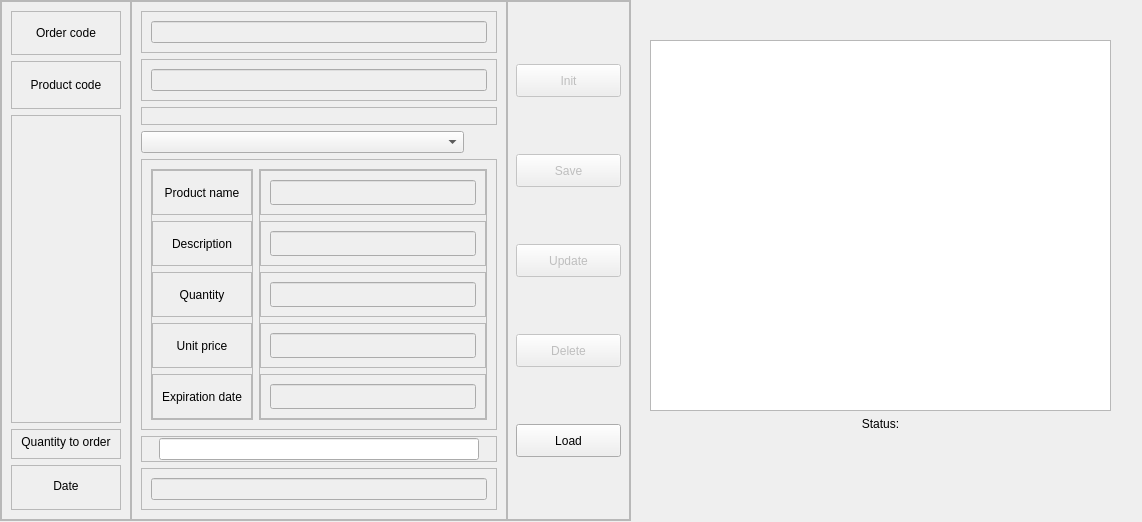
<?xml version="1.0" encoding="UTF-8"?>
<ui version="4.0">
 <class>CommandesDialog</class>
 <widget class="QDialog" name="CommandesDialog">
  <property name="geometry">
   <rect>
    <x>0</x>
    <y>0</y>
    <width>1142</width>
    <height>522</height>
   </rect>
  </property>
  <property name="windowTitle">
   <string>Dialog</string>
  </property>
  <widget class="QFrame" name="frame_9">
   <property name="geometry">
    <rect>
     <x>0</x>
     <y>0</y>
     <width>631</width>
     <height>521</height>
    </rect>
   </property>
   <property name="frameShape">
    <enum>QFrame::StyledPanel</enum>
   </property>
   <property name="frameShadow">
    <enum>QFrame::Raised</enum>
   </property>
   <layout class="QHBoxLayout" name="horizontalLayout_38">
    <property name="spacing">
     <number>0</number>
    </property>
    <property name="leftMargin">
     <number>0</number>
    </property>
    <property name="topMargin">
     <number>0</number>
    </property>
    <property name="rightMargin">
     <number>0</number>
    </property>
    <property name="bottomMargin">
     <number>0</number>
    </property>
    <item>
     <layout class="QHBoxLayout" name="horizontalLayout_37">
      <item>
       <layout class="QHBoxLayout" name="horizontalLayout_22">
        <item>
         <widget class="QFrame" name="frame_26">
          <property name="frameShape">
           <enum>QFrame::StyledPanel</enum>
          </property>
          <property name="frameShadow">
           <enum>QFrame::Raised</enum>
          </property>
          <layout class="QVBoxLayout" name="verticalLayout_8">
           <item>
            <layout class="QVBoxLayout" name="verticalLayout_10">
             <item>
              <widget class="QFrame" name="frame_27">
               <property name="maximumSize">
                <size>
                 <width>16777215</width>
                 <height>44</height>
                </size>
               </property>
               <property name="frameShape">
                <enum>QFrame::StyledPanel</enum>
               </property>
               <property name="frameShadow">
                <enum>QFrame::Raised</enum>
               </property>
               <layout class="QHBoxLayout" name="horizontalLayout_23">
                <item>
                 <widget class="QLabel" name="label_17">
                  <property name="text">
                   <string>Order code</string>
                  </property>
                  <property name="alignment">
                   <set>Qt::AlignCenter</set>
                  </property>
                 </widget>
                </item>
               </layout>
              </widget>
             </item>
             <item>
              <widget class="QFrame" name="frame_28">
               <property name="maximumSize">
                <size>
                 <width>16777215</width>
                 <height>48</height>
                </size>
               </property>
               <property name="frameShape">
                <enum>QFrame::StyledPanel</enum>
               </property>
               <property name="frameShadow">
                <enum>QFrame::Raised</enum>
               </property>
               <layout class="QHBoxLayout" name="horizontalLayout_24">
                <item>
                 <widget class="QLabel" name="label_18">
                  <property name="text">
                   <string>Product code</string>
                  </property>
                  <property name="alignment">
                   <set>Qt::AlignCenter</set>
                  </property>
                 </widget>
                </item>
               </layout>
              </widget>
             </item>
             <item>
              <widget class="QFrame" name="frame_31">
               <property name="minimumSize">
                <size>
                 <width>0</width>
                 <height>301</height>
                </size>
               </property>
               <property name="frameShape">
                <enum>QFrame::StyledPanel</enum>
               </property>
               <property name="frameShadow">
                <enum>QFrame::Raised</enum>
               </property>
               <layout class="QHBoxLayout" name="horizontalLayout_27">
                <property name="leftMargin">
                 <number>0</number>
                </property>
                <property name="topMargin">
                 <number>0</number>
                </property>
                <property name="rightMargin">
                 <number>0</number>
                </property>
                <property name="bottomMargin">
                 <number>33</number>
                </property>
               </layout>
              </widget>
             </item>
             <item>
              <widget class="QFrame" name="frame_32">
               <property name="maximumSize">
                <size>
                 <width>16777215</width>
                 <height>30</height>
                </size>
               </property>
               <property name="frameShape">
                <enum>QFrame::StyledPanel</enum>
               </property>
               <property name="frameShadow">
                <enum>QFrame::Raised</enum>
               </property>
               <layout class="QHBoxLayout" name="horizontalLayout_28">
                <property name="topMargin">
                 <number>0</number>
                </property>
                <item>
                 <widget class="QLabel" name="label_23">
                  <property name="minimumSize">
                   <size>
                    <width>0</width>
                    <height>24</height>
                   </size>
                  </property>
                  <property name="text">
                   <string>Quantity to order</string>
                  </property>
                  <property name="alignment">
                   <set>Qt::AlignCenter</set>
                  </property>
                 </widget>
                </item>
               </layout>
              </widget>
             </item>
             <item>
              <widget class="QFrame" name="frame_33">
               <property name="maximumSize">
                <size>
                 <width>16777215</width>
                 <height>45</height>
                </size>
               </property>
               <property name="frameShape">
                <enum>QFrame::StyledPanel</enum>
               </property>
               <property name="frameShadow">
                <enum>QFrame::Raised</enum>
               </property>
               <layout class="QHBoxLayout" name="horizontalLayout_29">
                <property name="topMargin">
                 <number>6</number>
                </property>
                <item>
                 <widget class="QLabel" name="label_22">
                  <property name="text">
                   <string>Date</string>
                  </property>
                  <property name="alignment">
                   <set>Qt::AlignCenter</set>
                  </property>
                 </widget>
                </item>
               </layout>
              </widget>
             </item>
            </layout>
           </item>
          </layout>
         </widget>
        </item>
        <item>
         <widget class="QFrame" name="frame_34">
          <property name="frameShape">
           <enum>QFrame::StyledPanel</enum>
          </property>
          <property name="frameShadow">
           <enum>QFrame::Raised</enum>
          </property>
          <layout class="QVBoxLayout" name="verticalLayout_12">
           <item>
            <layout class="QVBoxLayout" name="verticalLayout_13">
             <item>
              <widget class="QFrame" name="frame_35">
               <property name="frameShape">
                <enum>QFrame::StyledPanel</enum>
               </property>
               <property name="frameShadow">
                <enum>QFrame::Raised</enum>
               </property>
               <layout class="QHBoxLayout" name="horizontalLayout_30">
                <item>
                 <widget class="QLineEdit" name="line_cmd">
                  <property name="enabled">
                   <bool>false</bool>
                  </property>
                 </widget>
                </item>
               </layout>
              </widget>
             </item>
             <item>
              <widget class="QFrame" name="frame_36">
               <property name="frameShape">
                <enum>QFrame::StyledPanel</enum>
               </property>
               <property name="frameShadow">
                <enum>QFrame::Raised</enum>
               </property>
               <layout class="QHBoxLayout" name="horizontalLayout_31">
                <item>
                 <widget class="QLineEdit" name="line_prod">
                  <property name="enabled">
                   <bool>false</bool>
                  </property>
                 </widget>
                </item>
               </layout>
              </widget>
             </item>
             <item>
              <widget class="QFrame" name="frame_37">
               <property name="frameShape">
                <enum>QFrame::StyledPanel</enum>
               </property>
               <property name="frameShadow">
                <enum>QFrame::Raised</enum>
               </property>
               <layout class="QHBoxLayout" name="horizontalLayout_32">
                <property name="leftMargin">
                 <number>0</number>
                </property>
                <property name="topMargin">
                 <number>0</number>
                </property>
                <property name="rightMargin">
                 <number>0</number>
                </property>
                <property name="bottomMargin">
                 <number>0</number>
                </property>
               </layout>
              </widget>
             </item>
             <item>
              <widget class="QComboBox" name="comboBox">
               <property name="maximumSize">
                <size>
                 <width>323</width>
                 <height>506</height>
                </size>
               </property>
               <property name="sizeAdjustPolicy">
                <enum>QComboBox::AdjustToContentsOnFirstShow</enum>
               </property>
              </widget>
             </item>
             <item>
              <widget class="QFrame" name="frame_39">
               <property name="frameShape">
                <enum>QFrame::StyledPanel</enum>
               </property>
               <property name="frameShadow">
                <enum>QFrame::Raised</enum>
               </property>
               <layout class="QHBoxLayout" name="horizontalLayout_34">
                <item>
                 <layout class="QHBoxLayout" name="horizontalLayout_39">
                  <item>
                   <widget class="QFrame" name="frame_42">
                    <property name="frameShape">
                     <enum>QFrame::StyledPanel</enum>
                    </property>
                    <property name="frameShadow">
                     <enum>QFrame::Raised</enum>
                    </property>
                    <layout class="QVBoxLayout" name="verticalLayout_7">
                     <property name="leftMargin">
                      <number>0</number>
                     </property>
                     <property name="topMargin">
                      <number>0</number>
                     </property>
                     <property name="rightMargin">
                      <number>0</number>
                     </property>
                     <property name="bottomMargin">
                      <number>0</number>
                     </property>
                     <item>
                      <layout class="QVBoxLayout" name="verticalLayout_14">
                       <item>
                        <widget class="QFrame" name="frame_44">
                         <property name="frameShape">
                          <enum>QFrame::StyledPanel</enum>
                         </property>
                         <property name="frameShadow">
                          <enum>QFrame::Raised</enum>
                         </property>
                         <layout class="QHBoxLayout" name="horizontalLayout_41">
                          <item>
                           <widget class="QLabel" name="label_24">
                            <property name="text">
                             <string>Product name</string>
                            </property>
                            <property name="alignment">
                             <set>Qt::AlignCenter</set>
                            </property>
                           </widget>
                          </item>
                         </layout>
                        </widget>
                       </item>
                       <item>
                        <widget class="QFrame" name="frame_45">
                         <property name="frameShape">
                          <enum>QFrame::StyledPanel</enum>
                         </property>
                         <property name="frameShadow">
                          <enum>QFrame::Raised</enum>
                         </property>
                         <layout class="QHBoxLayout" name="horizontalLayout_42">
                          <item>
                           <widget class="QLabel" name="label_25">
                            <property name="text">
                             <string>Description</string>
                            </property>
                            <property name="alignment">
                             <set>Qt::AlignCenter</set>
                            </property>
                           </widget>
                          </item>
                         </layout>
                        </widget>
                       </item>
                       <item>
                        <widget class="QFrame" name="frame_46">
                         <property name="frameShape">
                          <enum>QFrame::StyledPanel</enum>
                         </property>
                         <property name="frameShadow">
                          <enum>QFrame::Raised</enum>
                         </property>
                         <layout class="QHBoxLayout" name="horizontalLayout_43">
                          <item>
                           <widget class="QLabel" name="label_26">
                            <property name="text">
                             <string>Quantity</string>
                            </property>
                            <property name="alignment">
                             <set>Qt::AlignCenter</set>
                            </property>
                           </widget>
                          </item>
                         </layout>
                        </widget>
                       </item>
                       <item>
                        <widget class="QFrame" name="frame_47">
                         <property name="frameShape">
                          <enum>QFrame::StyledPanel</enum>
                         </property>
                         <property name="frameShadow">
                          <enum>QFrame::Raised</enum>
                         </property>
                         <layout class="QHBoxLayout" name="horizontalLayout_44">
                          <item>
                           <widget class="QLabel" name="label_27">
                            <property name="text">
                             <string>Unit price</string>
                            </property>
                            <property name="alignment">
                             <set>Qt::AlignCenter</set>
                            </property>
                           </widget>
                          </item>
                         </layout>
                        </widget>
                       </item>
                       <item>
                        <widget class="QFrame" name="frame_48">
                         <property name="frameShape">
                          <enum>QFrame::StyledPanel</enum>
                         </property>
                         <property name="frameShadow">
                          <enum>QFrame::Raised</enum>
                         </property>
                         <layout class="QHBoxLayout" name="horizontalLayout_45">
                          <item>
                           <widget class="QLabel" name="label_28">
                            <property name="text">
                             <string>Expiration date</string>
                            </property>
                            <property name="alignment">
                             <set>Qt::AlignCenter</set>
                            </property>
                           </widget>
                          </item>
                         </layout>
                        </widget>
                       </item>
                      </layout>
                     </item>
                    </layout>
                   </widget>
                  </item>
                  <item>
                   <widget class="QFrame" name="frame_50">
                    <property name="frameShape">
                     <enum>QFrame::StyledPanel</enum>
                    </property>
                    <property name="frameShadow">
                     <enum>QFrame::Raised</enum>
                    </property>
                    <layout class="QVBoxLayout" name="verticalLayout_15">
                     <property name="leftMargin">
                      <number>0</number>
                     </property>
                     <property name="topMargin">
                      <number>0</number>
                     </property>
                     <property name="rightMargin">
                      <number>0</number>
                     </property>
                     <property name="bottomMargin">
                      <number>0</number>
                     </property>
                     <item>
                      <layout class="QVBoxLayout" name="verticalLayout_16">
                       <item>
                        <widget class="QFrame" name="frame_51">
                         <property name="frameShape">
                          <enum>QFrame::StyledPanel</enum>
                         </property>
                         <property name="frameShadow">
                          <enum>QFrame::Raised</enum>
                         </property>
                         <layout class="QHBoxLayout" name="horizontalLayout_47">
                          <item>
                           <widget class="QLineEdit" name="line_prod_4">
                            <property name="enabled">
                             <bool>false</bool>
                            </property>
                            <property name="minimumSize">
                             <size>
                              <width>0</width>
                              <height>25</height>
                             </size>
                            </property>
                           </widget>
                          </item>
                         </layout>
                        </widget>
                       </item>
                       <item>
                        <widget class="QFrame" name="frame_52">
                         <property name="frameShape">
                          <enum>QFrame::StyledPanel</enum>
                         </property>
                         <property name="frameShadow">
                          <enum>QFrame::Raised</enum>
                         </property>
                         <layout class="QHBoxLayout" name="horizontalLayout_48">
                          <item>
                           <widget class="QLineEdit" name="lineEdit_3">
                            <property name="enabled">
                             <bool>false</bool>
                            </property>
                            <property name="minimumSize">
                             <size>
                              <width>0</width>
                              <height>25</height>
                             </size>
                            </property>
                           </widget>
                          </item>
                         </layout>
                        </widget>
                       </item>
                       <item>
                        <widget class="QFrame" name="frame_53">
                         <property name="frameShape">
                          <enum>QFrame::StyledPanel</enum>
                         </property>
                         <property name="frameShadow">
                          <enum>QFrame::Raised</enum>
                         </property>
                         <layout class="QHBoxLayout" name="horizontalLayout_49">
                          <item>
                           <widget class="QLineEdit" name="lineEdit_4">
                            <property name="enabled">
                             <bool>false</bool>
                            </property>
                            <property name="minimumSize">
                             <size>
                              <width>0</width>
                              <height>25</height>
                             </size>
                            </property>
                           </widget>
                          </item>
                         </layout>
                        </widget>
                       </item>
                       <item>
                        <widget class="QFrame" name="frame_54">
                         <property name="frameShape">
                          <enum>QFrame::StyledPanel</enum>
                         </property>
                         <property name="frameShadow">
                          <enum>QFrame::Raised</enum>
                         </property>
                         <layout class="QHBoxLayout" name="horizontalLayout_50">
                          <item>
                           <widget class="QLineEdit" name="lineEdit_5">
                            <property name="enabled">
                             <bool>false</bool>
                            </property>
                            <property name="minimumSize">
                             <size>
                              <width>0</width>
                              <height>25</height>
                             </size>
                            </property>
                           </widget>
                          </item>
                         </layout>
                        </widget>
                       </item>
                       <item>
                        <widget class="QFrame" name="frame_55">
                         <property name="frameShape">
                          <enum>QFrame::StyledPanel</enum>
                         </property>
                         <property name="frameShadow">
                          <enum>QFrame::Raised</enum>
                         </property>
                         <layout class="QHBoxLayout" name="horizontalLayout_51">
                          <item>
                           <widget class="QLineEdit" name="lineEdit_6">
                            <property name="enabled">
                             <bool>false</bool>
                            </property>
                            <property name="minimumSize">
                             <size>
                              <width>0</width>
                              <height>25</height>
                             </size>
                            </property>
                           </widget>
                          </item>
                         </layout>
                        </widget>
                       </item>
                      </layout>
                     </item>
                    </layout>
                   </widget>
                  </item>
                 </layout>
                </item>
               </layout>
              </widget>
             </item>
             <item>
              <widget class="QFrame" name="frame_40">
               <property name="minimumSize">
                <size>
                 <width>0</width>
                 <height>25</height>
                </size>
               </property>
               <property name="frameShape">
                <enum>QFrame::StyledPanel</enum>
               </property>
               <property name="frameShadow">
                <enum>QFrame::Raised</enum>
               </property>
               <layout class="QHBoxLayout" name="horizontalLayout_35">
                <property name="leftMargin">
                 <number>2</number>
                </property>
                <property name="topMargin">
                 <number>1</number>
                </property>
                <property name="rightMargin">
                 <number>2</number>
                </property>
                <property name="bottomMargin">
                 <number>1</number>
                </property>
                <item>
                 <widget class="QLineEdit" name="line_qtte">
                  <property name="maximumSize">
                   <size>
                    <width>320</width>
                    <height>200</height>
                   </size>
                  </property>
                  <property name="alignment">
                   <set>Qt::AlignLeading|Qt::AlignLeft|Qt::AlignVCenter</set>
                  </property>
                 </widget>
                </item>
               </layout>
              </widget>
             </item>
             <item>
              <widget class="QFrame" name="frame_41">
               <property name="frameShape">
                <enum>QFrame::StyledPanel</enum>
               </property>
               <property name="frameShadow">
                <enum>QFrame::Raised</enum>
               </property>
               <layout class="QHBoxLayout" name="horizontalLayout_36">
                <item>
                 <widget class="QLineEdit" name="line_date">
                  <property name="enabled">
                   <bool>false</bool>
                  </property>
                 </widget>
                </item>
               </layout>
              </widget>
             </item>
            </layout>
           </item>
          </layout>
         </widget>
        </item>
       </layout>
      </item>
      <item>
       <widget class="QFrame" name="frame">
        <property name="minimumSize">
         <size>
          <width>100</width>
          <height>0</height>
         </size>
        </property>
        <property name="frameShape">
         <enum>QFrame::StyledPanel</enum>
        </property>
        <property name="frameShadow">
         <enum>QFrame::Raised</enum>
        </property>
        <layout class="QHBoxLayout" name="horizontalLayout_25">
         <property name="leftMargin">
          <number>8</number>
         </property>
         <property name="topMargin">
          <number>11</number>
         </property>
         <property name="rightMargin">
          <number>8</number>
         </property>
         <property name="bottomMargin">
          <number>11</number>
         </property>
         <item>
          <layout class="QVBoxLayout" name="verticalLayout_3">
           <item>
            <widget class="QPushButton" name="Init_button">
             <property name="enabled">
              <bool>false</bool>
             </property>
             <property name="minimumSize">
              <size>
               <width>105</width>
               <height>33</height>
              </size>
             </property>
             <property name="text">
              <string>Init</string>
             </property>
             <property name="icon">
              <iconset resource="Icons.qrc">
               <normaloff>:/new/Icons/Icons/menu.svg</normaloff>:/new/Icons/Icons/menu.svg</iconset>
             </property>
            </widget>
           </item>
           <item>
            <widget class="QPushButton" name="Save_button">
             <property name="enabled">
              <bool>false</bool>
             </property>
             <property name="minimumSize">
              <size>
               <width>105</width>
               <height>33</height>
              </size>
             </property>
             <property name="text">
              <string>Save</string>
             </property>
             <property name="icon">
              <iconset resource="Icons.qrc">
               <normaloff>:/new/Icons/Icons/save.svg</normaloff>:/new/Icons/Icons/save.svg</iconset>
             </property>
            </widget>
           </item>
           <item>
            <widget class="QPushButton" name="Update_button">
             <property name="enabled">
              <bool>false</bool>
             </property>
             <property name="minimumSize">
              <size>
               <width>105</width>
               <height>33</height>
              </size>
             </property>
             <property name="text">
              <string>Update</string>
             </property>
             <property name="icon">
              <iconset resource="Icons.qrc">
               <normaloff>:/new/Icons/Icons/refresh-ccw.svg</normaloff>:/new/Icons/Icons/refresh-ccw.svg</iconset>
             </property>
            </widget>
           </item>
           <item>
            <widget class="QPushButton" name="Delete_button">
             <property name="enabled">
              <bool>false</bool>
             </property>
             <property name="minimumSize">
              <size>
               <width>105</width>
               <height>33</height>
              </size>
             </property>
             <property name="maximumSize">
              <size>
               <width>16777215</width>
               <height>33</height>
              </size>
             </property>
             <property name="text">
              <string>Delete</string>
             </property>
             <property name="icon">
              <iconset resource="Icons.qrc">
               <normaloff>:/new/Icons/Icons/trash-2.svg</normaloff>:/new/Icons/Icons/trash-2.svg</iconset>
             </property>
            </widget>
           </item>
           <item>
            <widget class="QPushButton" name="Load_Button">
             <property name="minimumSize">
              <size>
               <width>105</width>
               <height>33</height>
              </size>
             </property>
             <property name="maximumSize">
              <size>
               <width>16777215</width>
               <height>33</height>
              </size>
             </property>
             <property name="text">
              <string>Load</string>
             </property>
             <property name="icon">
              <iconset resource="Icons.qrc">
               <normaloff>:/new/Icons/Icons/loader.svg</normaloff>:/new/Icons/Icons/loader.svg</iconset>
             </property>
            </widget>
           </item>
          </layout>
         </item>
        </layout>
       </widget>
      </item>
     </layout>
    </item>
   </layout>
  </widget>
  <widget class="QWidget" name="layoutWidget">
   <property name="geometry">
    <rect>
     <x>650</x>
     <y>40</y>
     <width>461</width>
     <height>391</height>
    </rect>
   </property>
   <layout class="QVBoxLayout" name="verticalLayout">
    <item>
     <widget class="QTableView" name="tableView"/>
    </item>
    <item>
     <widget class="QLabel" name="label_4">
      <property name="text">
       <string>Status:</string>
      </property>
      <property name="alignment">
       <set>Qt::AlignCenter</set>
      </property>
     </widget>
    </item>
   </layout>
  </widget>
  <zorder>layoutWidget</zorder>
  <zorder>frame_9</zorder>
 </widget>
 <resources>
  <include location="Icons.qrc"/>
 </resources>
 <connections/>
</ui>
